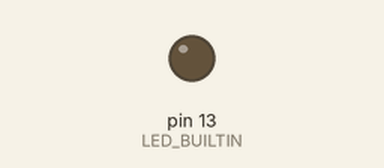
Bench run of a sketch on a simulated Arduino Uno, built with avr-gcc and run on an emulated ATmega328P. Parts: output pins drawn as LEDs (lit = HIGH).

Above: at 1.0 s.
At 3.0 s:
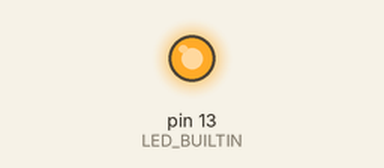
Timing chart, 0 to 15.6 s (numbered marks = the images above):
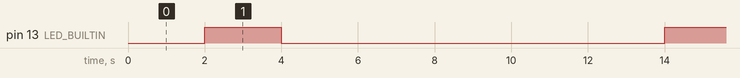

The sketch:

Blink.ino
```cpp
// the setup function runs once when you press reset or power the board
void setup() {
  // initialize digital pin LED_BUILTIN as an output.
  pinMode(LED_BUILTIN, OUTPUT);
}

// the loop function runs over and over again forever
void loop() {
  digitalWrite(12, HIGH);   // turn the LED on (HIGH is the voltage level)
  delay(1000);                       // wait for a second
  digitalWrite(12, LOW);    // turn the LED off by making the voltage LOW
  delay(1000);
  digitalWrite(13, HIGH);   // turn the LED on (HIGH is the voltage level)
  delay(2000);                       // wait for a second
  digitalWrite(13, LOW);    // turn the LED off by making the voltage LOW
  delay(2000);
  digitalWrite(14, HIGH);   // turn the LED on (HIGH is the voltage level)
  delay(3000);                       // wait for a second
  digitalWrite(14, LOW);    // turn the LED off by making the voltage LOW
  delay(3000);  // wait for a second
}
```

Measured:
- by itself, pin 13 (LED_BUILTIN): alternates HIGH for 2.0 s and LOW for 10.0 s
